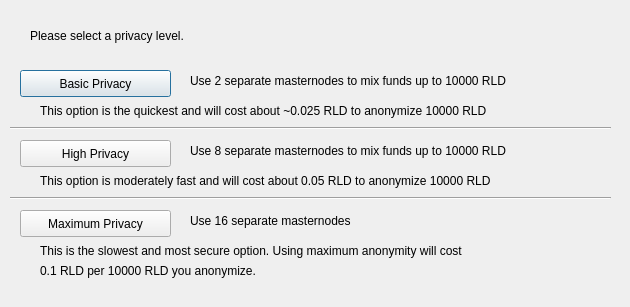
<?xml version="1.0" encoding="UTF-8"?>
<ui version="4.0">
 <class>ObfuscationConfig</class>
 <widget class="QDialog" name="ObfuscationConfig">
  <property name="geometry">
   <rect>
    <x>0</x>
    <y>0</y>
    <width>630</width>
    <height>307</height>
   </rect>
  </property>
  <property name="windowTitle">
   <string>Configure Obfuscation</string>
  </property>
  <widget class="QPushButton" name="buttonBasic">
   <property name="geometry">
    <rect>
     <x>20</x>
     <y>70</y>
     <width>151</width>
     <height>27</height>
    </rect>
   </property>
   <property name="text">
    <string>Basic Privacy</string>
   </property>
  </widget>
  <widget class="QPushButton" name="buttonHigh">
   <property name="geometry">
    <rect>
     <x>20</x>
     <y>140</y>
     <width>151</width>
     <height>27</height>
    </rect>
   </property>
   <property name="text">
    <string>High Privacy</string>
   </property>
  </widget>
  <widget class="QPushButton" name="buttonMax">
   <property name="geometry">
    <rect>
     <x>20</x>
     <y>210</y>
     <width>151</width>
     <height>27</height>
    </rect>
   </property>
   <property name="text">
    <string>Maximum Privacy</string>
   </property>
  </widget>
  <widget class="QLabel" name="label">
   <property name="geometry">
    <rect>
     <x>30</x>
     <y>20</y>
     <width>571</width>
     <height>31</height>
    </rect>
   </property>
   <property name="text">
    <string>Please select a privacy level.</string>
   </property>
  </widget>
  <widget class="QLabel" name="label_2">
   <property name="geometry">
    <rect>
     <x>190</x>
     <y>70</y>
     <width>421</width>
     <height>21</height>
    </rect>
   </property>
   <property name="text">
    <string>Use 2 separate masternodes to mix funds up to 10000 RLD</string>
   </property>
  </widget>
  <widget class="QLabel" name="label_3">
   <property name="geometry">
    <rect>
     <x>190</x>
     <y>140</y>
     <width>411</width>
     <height>21</height>
    </rect>
   </property>
   <property name="text">
    <string>Use 8 separate masternodes to mix funds up to 10000 RLD</string>
   </property>
  </widget>
  <widget class="QLabel" name="label_4">
   <property name="geometry">
    <rect>
     <x>190</x>
     <y>210</y>
     <width>421</width>
     <height>21</height>
    </rect>
   </property>
   <property name="text">
    <string>Use 16 separate masternodes</string>
   </property>
  </widget>
  <widget class="QLabel" name="label_6">
   <property name="geometry">
    <rect>
     <x>40</x>
     <y>100</y>
     <width>561</width>
     <height>21</height>
    </rect>
   </property>
   <property name="text">
    <string>This option is the quickest and will cost about ~0.025 RLD to anonymize 10000 RLD</string>
   </property>
  </widget>
  <widget class="QLabel" name="label_7">
   <property name="geometry">
    <rect>
     <x>40</x>
     <y>170</y>
     <width>561</width>
     <height>21</height>
    </rect>
   </property>
   <property name="text">
    <string>This option is moderately fast and will cost about 0.05 RLD to anonymize 10000 RLD</string>
   </property>
  </widget>
  <widget class="QLabel" name="label_8">
   <property name="geometry">
    <rect>
     <x>40</x>
     <y>240</y>
     <width>561</width>
     <height>21</height>
    </rect>
   </property>
   <property name="text">
    <string>This is the slowest and most secure option. Using maximum anonymity will cost</string>
   </property>
  </widget>
  <widget class="QLabel" name="label_9">
   <property name="geometry">
    <rect>
     <x>40</x>
     <y>260</y>
     <width>561</width>
     <height>21</height>
    </rect>
   </property>
   <property name="text">
    <string>0.1 RLD per 10000 RLD you anonymize.</string>
   </property>
  </widget>
  <widget class="Line" name="line">
   <property name="geometry">
    <rect>
     <x>10</x>
     <y>120</y>
     <width>601</width>
     <height>16</height>
    </rect>
   </property>
   <property name="orientation">
    <enum>Qt::Horizontal</enum>
   </property>
  </widget>
  <widget class="Line" name="line_2">
   <property name="geometry">
    <rect>
     <x>10</x>
     <y>190</y>
     <width>601</width>
     <height>16</height>
    </rect>
   </property>
   <property name="orientation">
    <enum>Qt::Horizontal</enum>
   </property>
  </widget>
 </widget>
 <resources/>
 <connections/>
</ui>
